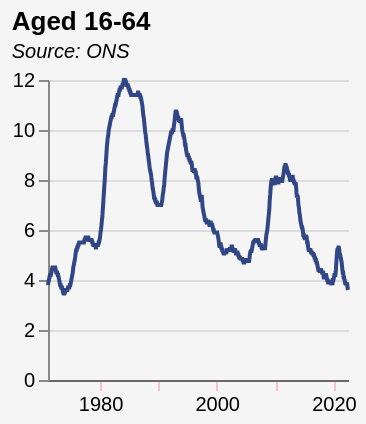

Vega-Lite specification stored for this chart:
### Vega-Lite specification from a JSON file in a GitHub repository (floating-point values rounded to 4 significant figures; data arrays with more than 128 entries replaced by an {"elided": "..."} marker saying what was removed)
{"$schema": "https://vega.github.io/schema/vega-lite/v5.json", "title": {"text": "Aged 16-64", "subtitle": " Source: ONS", "subtitleFontStyle": "italic", "subtitleFontSize": 10, "anchor": "start", "color": "black", "subtitleColor": "black"}, "config": {"background": "whitesmoke", "view": {"stroke": "transparent"}}, "width": 150, "height": 150, "data": {"values": {"elided": "618 records"}, "format": {"parse": {"date": "date"}}}, "mark": {"type": "line", "point": false, "color": "#314686"}, "encoding": {"x": {"field": "date", "type": "temporal", "axis": {"title": null, "grid": false, "labelSeparation": 10, "domainColor": "dimgrey", "labelColor": "black", "tickColor": "pink", "gridColor": "dimgrey"}}, "y": {"field": "value", "type": "quantitative", "title": ""}}}
